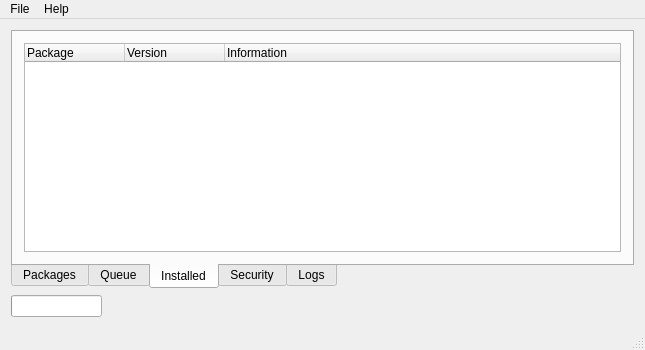
<?xml version="1.0" encoding="UTF-8"?>
<ui version="4.0">
 <class>MainWindow</class>
 <widget class="QMainWindow" name="MainWindow">
  <property name="geometry">
   <rect>
    <x>0</x>
    <y>0</y>
    <width>645</width>
    <height>350</height>
   </rect>
  </property>
  <property name="windowTitle">
   <string>UserPKG</string>
  </property>
  <property name="windowIcon">
   <iconset resource="../res/files.qrc">
    <normaloff>:/files/queue-done.png</normaloff>:/files/queue-done.png</iconset>
  </property>
  <widget class="QWidget" name="centralWidget">
   <layout class="QVBoxLayout" name="verticalLayout">
    <item>
     <widget class="QTabWidget" name="tabWidget">
      <property name="tabPosition">
       <enum>QTabWidget::South</enum>
      </property>
      <property name="currentIndex">
       <number>2</number>
      </property>
      <widget class="QWidget" name="packagesTab">
       <attribute name="title">
        <string>Packages</string>
       </attribute>
       <layout class="QVBoxLayout" name="verticalLayout_3">
        <item>
         <layout class="QHBoxLayout" name="horizontalLayout">
          <item>
           <layout class="QVBoxLayout" name="verticalLayout_5">
            <item>
             <layout class="QHBoxLayout" name="horizontalLayout_5">
              <item>
               <widget class="QLabel" name="label_3">
                <property name="text">
                 <string>Search</string>
                </property>
               </widget>
              </item>
              <item>
               <widget class="QLineEdit" name="search"/>
              </item>
             </layout>
            </item>
            <item>
             <layout class="QHBoxLayout" name="horizontalLayout_4">
              <item>
               <widget class="QListWidget" name="cat">
                <property name="sizePolicy">
                 <sizepolicy hsizetype="Fixed" vsizetype="Expanding">
                  <horstretch>0</horstretch>
                  <verstretch>0</verstretch>
                 </sizepolicy>
                </property>
                <property name="maximumSize">
                 <size>
                  <width>160</width>
                  <height>16777215</height>
                 </size>
                </property>
               </widget>
              </item>
              <item>
               <widget class="QListWidget" name="pkg">
                <property name="minimumSize">
                 <size>
                  <width>160</width>
                  <height>0</height>
                 </size>
                </property>
                <property name="showDropIndicator" stdset="0">
                 <bool>false</bool>
                </property>
                <property name="alternatingRowColors">
                 <bool>false</bool>
                </property>
                <property name="iconSize">
                 <size>
                  <width>32</width>
                  <height>32</height>
                 </size>
                </property>
                <property name="textElideMode">
                 <enum>Qt::ElideNone</enum>
                </property>
                <property name="verticalScrollMode">
                 <enum>QAbstractItemView::ScrollPerItem</enum>
                </property>
                <property name="movement">
                 <enum>QListView::Static</enum>
                </property>
                <property name="isWrapping" stdset="0">
                 <bool>false</bool>
                </property>
                <property name="resizeMode">
                 <enum>QListView::Adjust</enum>
                </property>
                <property name="layoutMode">
                 <enum>QListView::SinglePass</enum>
                </property>
                <property name="spacing">
                 <number>0</number>
                </property>
                <property name="viewMode">
                 <enum>QListView::ListMode</enum>
                </property>
                <property name="uniformItemSizes">
                 <bool>true</bool>
                </property>
                <property name="wordWrap">
                 <bool>true</bool>
                </property>
               </widget>
              </item>
             </layout>
            </item>
           </layout>
          </item>
          <item>
           <layout class="QVBoxLayout" name="verticalLayout_8">
            <item>
             <widget class="QToolBox" name="pkgBox">
              <property name="currentIndex">
               <number>0</number>
              </property>
              <widget class="QWidget" name="pkgBoxInfo">
               <property name="geometry">
                <rect>
                 <x>0</x>
                 <y>0</y>
                 <width>230</width>
                 <height>73</height>
                </rect>
               </property>
               <attribute name="label">
                <string>Information</string>
               </attribute>
               <layout class="QVBoxLayout" name="verticalLayout_2">
                <item>
                 <layout class="QHBoxLayout" name="horizontalLayout_3">
                  <item>
                   <widget class="QLabel" name="label_2">
                    <property name="minimumSize">
                     <size>
                      <width>125</width>
                      <height>0</height>
                     </size>
                    </property>
                    <property name="text">
                     <string>Package Name</string>
                    </property>
                   </widget>
                  </item>
                  <item>
                   <widget class="QLineEdit" name="pkgName">
                    <property name="styleSheet">
                     <string notr="true">border:0;background:transparent;</string>
                    </property>
                    <property name="readOnly">
                     <bool>true</bool>
                    </property>
                   </widget>
                  </item>
                 </layout>
                </item>
                <item>
                 <layout class="QHBoxLayout" name="horizontalLayout_2">
                  <item>
                   <widget class="QLabel" name="label">
                    <property name="minimumSize">
                     <size>
                      <width>125</width>
                      <height>0</height>
                     </size>
                    </property>
                    <property name="text">
                     <string>Package Version</string>
                    </property>
                   </widget>
                  </item>
                  <item>
                   <widget class="QLineEdit" name="pkgVersion">
                    <property name="styleSheet">
                     <string notr="true">border:0px;background:transparent;</string>
                    </property>
                    <property name="readOnly">
                     <bool>true</bool>
                    </property>
                   </widget>
                  </item>
                 </layout>
                </item>
                <item>
                 <spacer name="verticalSpacer">
                  <property name="orientation">
                   <enum>Qt::Vertical</enum>
                  </property>
                  <property name="sizeHint" stdset="0">
                   <size>
                    <width>20</width>
                    <height>40</height>
                   </size>
                  </property>
                 </spacer>
                </item>
               </layout>
              </widget>
              <widget class="QWidget" name="pkgBoxDepends">
               <property name="geometry">
                <rect>
                 <x>0</x>
                 <y>0</y>
                 <width>96</width>
                 <height>93</height>
                </rect>
               </property>
               <attribute name="label">
                <string>Dependencies</string>
               </attribute>
               <layout class="QVBoxLayout" name="verticalLayout_4">
                <item>
                 <widget class="QTreeWidget" name="pkgDepends">
                  <attribute name="headerVisible">
                   <bool>false</bool>
                  </attribute>
                  <column>
                   <property name="text">
                    <string notr="true">1</string>
                   </property>
                  </column>
                 </widget>
                </item>
               </layout>
              </widget>
              <widget class="QWidget" name="pkgBoxOptions">
               <property name="geometry">
                <rect>
                 <x>0</x>
                 <y>0</y>
                 <width>96</width>
                 <height>93</height>
                </rect>
               </property>
               <attribute name="label">
                <string>Options</string>
               </attribute>
               <layout class="QVBoxLayout" name="verticalLayout_7">
                <item>
                 <widget class="QTreeWidget" name="options">
                  <property name="sizePolicy">
                   <sizepolicy hsizetype="Preferred" vsizetype="Preferred">
                    <horstretch>0</horstretch>
                    <verstretch>0</verstretch>
                   </sizepolicy>
                  </property>
                  <property name="maximumSize">
                   <size>
                    <width>16777215</width>
                    <height>16777215</height>
                   </size>
                  </property>
                  <property name="itemsExpandable">
                   <bool>false</bool>
                  </property>
                  <property name="expandsOnDoubleClick">
                   <bool>false</bool>
                  </property>
                  <attribute name="headerVisible">
                   <bool>false</bool>
                  </attribute>
                  <column>
                   <property name="text">
                    <string>1</string>
                   </property>
                  </column>
                 </widget>
                </item>
               </layout>
              </widget>
             </widget>
            </item>
            <item>
             <widget class="QPushButton" name="pushButton">
              <property name="text">
               <string>Add to queue</string>
              </property>
              <property name="icon">
               <iconset resource="../res/files.qrc">
                <normaloff>:/files/queue-add.png</normaloff>:/files/queue-add.png</iconset>
              </property>
             </widget>
            </item>
           </layout>
          </item>
         </layout>
        </item>
       </layout>
      </widget>
      <widget class="QWidget" name="tab_2">
       <attribute name="title">
        <string>Queue</string>
       </attribute>
       <layout class="QVBoxLayout" name="verticalLayout_11">
        <item>
         <widget class="QTreeWidget" name="queue">
          <property name="contextMenuPolicy">
           <enum>Qt::CustomContextMenu</enum>
          </property>
          <property name="uniformRowHeights">
           <bool>false</bool>
          </property>
          <property name="wordWrap">
           <bool>false</bool>
          </property>
          <property name="expandsOnDoubleClick">
           <bool>false</bool>
          </property>
          <attribute name="headerVisible">
           <bool>false</bool>
          </attribute>
          <column>
           <property name="text">
            <string>Package</string>
           </property>
          </column>
          <column>
           <property name="text">
            <string>Options</string>
           </property>
          </column>
          <column>
           <property name="text">
            <string>Status</string>
           </property>
          </column>
         </widget>
        </item>
       </layout>
      </widget>
      <widget class="QWidget" name="tab_3">
       <attribute name="title">
        <string>Installed</string>
       </attribute>
       <layout class="QVBoxLayout" name="verticalLayout_18">
        <item>
         <widget class="QTreeWidget" name="installedPackagesTree">
          <property name="contextMenuPolicy">
           <enum>Qt::CustomContextMenu</enum>
          </property>
          <column>
           <property name="text">
            <string notr="true">Package</string>
           </property>
          </column>
          <column>
           <property name="text">
            <string>Version</string>
           </property>
          </column>
          <column>
           <property name="text">
            <string>Information</string>
           </property>
          </column>
         </widget>
        </item>
       </layout>
      </widget>
      <widget class="QWidget" name="tab_4">
       <attribute name="title">
        <string>Security</string>
       </attribute>
       <layout class="QVBoxLayout" name="verticalLayout_19">
        <item>
         <widget class="QTreeWidget" name="pkgVuln">
          <attribute name="headerVisible">
           <bool>false</bool>
          </attribute>
          <column>
           <property name="text">
            <string>Package</string>
           </property>
          </column>
         </widget>
        </item>
       </layout>
      </widget>
      <widget class="QWidget" name="tab_5">
       <attribute name="title">
        <string>Logs</string>
       </attribute>
       <layout class="QVBoxLayout" name="verticalLayout_10">
        <item>
         <widget class="QToolBox" name="toolBox">
          <property name="currentIndex">
           <number>0</number>
          </property>
          <widget class="QWidget" name="page">
           <property name="geometry">
            <rect>
             <x>0</x>
             <y>0</y>
             <width>605</width>
             <height>147</height>
            </rect>
           </property>
           <attribute name="label">
            <string>Current</string>
           </attribute>
           <layout class="QVBoxLayout" name="verticalLayout_21">
            <item>
             <widget class="QPlainTextEdit" name="log">
              <property name="sizePolicy">
               <sizepolicy hsizetype="Expanding" vsizetype="Expanding">
                <horstretch>0</horstretch>
                <verstretch>0</verstretch>
               </sizepolicy>
              </property>
              <property name="maximumSize">
               <size>
                <width>16777215</width>
                <height>16777215</height>
               </size>
              </property>
              <property name="palette">
               <palette>
                <active>
                 <colorrole role="Light">
                  <brush brushstyle="SolidPattern">
                   <color alpha="255">
                    <red>0</red>
                    <green>0</green>
                    <blue>0</blue>
                   </color>
                  </brush>
                 </colorrole>
                 <colorrole role="Text">
                  <brush brushstyle="SolidPattern">
                   <color alpha="255">
                    <red>255</red>
                    <green>255</green>
                    <blue>255</blue>
                   </color>
                  </brush>
                 </colorrole>
                 <colorrole role="Base">
                  <brush brushstyle="SolidPattern">
                   <color alpha="255">
                    <red>0</red>
                    <green>0</green>
                    <blue>0</blue>
                   </color>
                  </brush>
                 </colorrole>
                </active>
                <inactive>
                 <colorrole role="Light">
                  <brush brushstyle="SolidPattern">
                   <color alpha="255">
                    <red>0</red>
                    <green>0</green>
                    <blue>0</blue>
                   </color>
                  </brush>
                 </colorrole>
                 <colorrole role="Text">
                  <brush brushstyle="SolidPattern">
                   <color alpha="255">
                    <red>255</red>
                    <green>255</green>
                    <blue>255</blue>
                   </color>
                  </brush>
                 </colorrole>
                 <colorrole role="Base">
                  <brush brushstyle="SolidPattern">
                   <color alpha="255">
                    <red>0</red>
                    <green>0</green>
                    <blue>0</blue>
                   </color>
                  </brush>
                 </colorrole>
                </inactive>
                <disabled>
                 <colorrole role="Light">
                  <brush brushstyle="SolidPattern">
                   <color alpha="255">
                    <red>0</red>
                    <green>0</green>
                    <blue>0</blue>
                   </color>
                  </brush>
                 </colorrole>
                 <colorrole role="Text">
                  <brush brushstyle="SolidPattern">
                   <color alpha="255">
                    <red>165</red>
                    <green>164</green>
                    <blue>164</blue>
                   </color>
                  </brush>
                 </colorrole>
                 <colorrole role="Base">
                  <brush brushstyle="SolidPattern">
                   <color alpha="255">
                    <red>244</red>
                    <green>244</green>
                    <blue>244</blue>
                   </color>
                  </brush>
                 </colorrole>
                </disabled>
               </palette>
              </property>
              <property name="font">
               <font>
                <pointsize>8</pointsize>
                <stylestrategy>NoAntialias</stylestrategy>
                <kerning>false</kerning>
               </font>
              </property>
              <property name="acceptDrops">
               <bool>false</bool>
              </property>
              <property name="frameShape">
               <enum>QFrame::NoFrame</enum>
              </property>
              <property name="undoRedoEnabled">
               <bool>false</bool>
              </property>
              <property name="lineWrapMode">
               <enum>QPlainTextEdit::WidgetWidth</enum>
              </property>
              <property name="readOnly">
               <bool>true</bool>
              </property>
              <property name="plainText">
               <string notr="true"/>
              </property>
              <property name="tabStopWidth">
               <number>160</number>
              </property>
              <property name="centerOnScroll">
               <bool>false</bool>
              </property>
             </widget>
            </item>
           </layout>
          </widget>
          <widget class="QWidget" name="page_2">
           <property name="geometry">
            <rect>
             <x>0</x>
             <y>0</y>
             <width>96</width>
             <height>93</height>
            </rect>
           </property>
           <attribute name="label">
            <string>Failed</string>
           </attribute>
           <layout class="QVBoxLayout" name="verticalLayout_20">
            <item>
             <widget class="QTextEdit" name="failedLog">
              <property name="palette">
               <palette>
                <active>
                 <colorrole role="Text">
                  <brush brushstyle="SolidPattern">
                   <color alpha="255">
                    <red>255</red>
                    <green>255</green>
                    <blue>255</blue>
                   </color>
                  </brush>
                 </colorrole>
                 <colorrole role="Base">
                  <brush brushstyle="SolidPattern">
                   <color alpha="255">
                    <red>0</red>
                    <green>0</green>
                    <blue>0</blue>
                   </color>
                  </brush>
                 </colorrole>
                </active>
                <inactive>
                 <colorrole role="Text">
                  <brush brushstyle="SolidPattern">
                   <color alpha="255">
                    <red>255</red>
                    <green>255</green>
                    <blue>255</blue>
                   </color>
                  </brush>
                 </colorrole>
                 <colorrole role="Base">
                  <brush brushstyle="SolidPattern">
                   <color alpha="255">
                    <red>0</red>
                    <green>0</green>
                    <blue>0</blue>
                   </color>
                  </brush>
                 </colorrole>
                </inactive>
                <disabled>
                 <colorrole role="Text">
                  <brush brushstyle="SolidPattern">
                   <color alpha="255">
                    <red>165</red>
                    <green>164</green>
                    <blue>164</blue>
                   </color>
                  </brush>
                 </colorrole>
                 <colorrole role="Base">
                  <brush brushstyle="SolidPattern">
                   <color alpha="255">
                    <red>244</red>
                    <green>244</green>
                    <blue>244</blue>
                   </color>
                  </brush>
                 </colorrole>
                </disabled>
               </palette>
              </property>
              <property name="font">
               <font>
                <pointsize>8</pointsize>
               </font>
              </property>
              <property name="readOnly">
               <bool>true</bool>
              </property>
             </widget>
            </item>
           </layout>
          </widget>
         </widget>
        </item>
       </layout>
      </widget>
     </widget>
    </item>
    <item>
     <widget class="QProgressBar" name="progressBar">
      <property name="sizePolicy">
       <sizepolicy hsizetype="Fixed" vsizetype="Fixed">
        <horstretch>0</horstretch>
        <verstretch>0</verstretch>
       </sizepolicy>
      </property>
      <property name="value">
       <number>0</number>
      </property>
      <property name="textVisible">
       <bool>false</bool>
      </property>
     </widget>
    </item>
   </layout>
  </widget>
  <widget class="QMenuBar" name="menuBar">
   <property name="geometry">
    <rect>
     <x>0</x>
     <y>0</y>
     <width>645</width>
     <height>25</height>
    </rect>
   </property>
   <widget class="QMenu" name="menuFile">
    <property name="title">
     <string>File</string>
    </property>
    <addaction name="actionSync"/>
    <addaction name="separator"/>
    <addaction name="actionQuit"/>
   </widget>
   <widget class="QMenu" name="menuHelp">
    <property name="title">
     <string>Help</string>
    </property>
    <addaction name="actionAbout"/>
    <addaction name="actionAbout_pkgsrc"/>
    <addaction name="actionAbout_Qt"/>
   </widget>
   <addaction name="menuFile"/>
   <addaction name="menuHelp"/>
  </widget>
  <widget class="QStatusBar" name="statusBar"/>
  <action name="actionQuit">
   <property name="text">
    <string>Quit</string>
   </property>
   <property name="shortcut">
    <string>Ctrl+Q</string>
   </property>
  </action>
  <action name="actionAbout">
   <property name="text">
    <string>About</string>
   </property>
  </action>
  <action name="actionAbout_pkgsrc">
   <property name="text">
    <string>About pkgsrc</string>
   </property>
  </action>
  <action name="actionAbout_Qt">
   <property name="text">
    <string>About Qt</string>
   </property>
  </action>
  <action name="actionSync">
   <property name="text">
    <string>Sync</string>
   </property>
  </action>
 </widget>
 <layoutdefault spacing="6" margin="11"/>
 <resources>
  <include location="../res/files.qrc"/>
 </resources>
 <connections/>
</ui>
